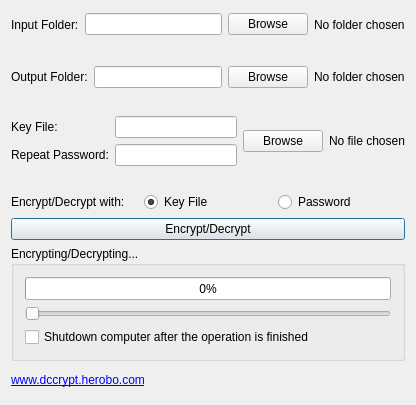
<?xml version="1.0" encoding="UTF-8"?>
<ui version="4.0">
 <class>FolderEncryptDecryptDialog</class>
 <widget class="QDialog" name="FolderEncryptDecryptDialog">
  <property name="enabled">
   <bool>true</bool>
  </property>
  <property name="geometry">
   <rect>
    <x>0</x>
    <y>0</y>
    <width>416</width>
    <height>405</height>
   </rect>
  </property>
  <property name="sizePolicy">
   <sizepolicy hsizetype="Preferred" vsizetype="Preferred">
    <horstretch>0</horstretch>
    <verstretch>0</verstretch>
   </sizepolicy>
  </property>
  <property name="minimumSize">
   <size>
    <width>312</width>
    <height>0</height>
   </size>
  </property>
  <property name="windowTitle">
   <string>Encrypt Folder</string>
  </property>
  <property name="windowIcon">
   <iconset resource="resources.qrc">
    <normaloff>:/images/resources/images/DCCrypt_Logo.png</normaloff>:/images/resources/images/DCCrypt_Logo.png</iconset>
  </property>
  <property name="toolTip">
   <string/>
  </property>
  <property name="styleSheet">
   <string notr="true"/>
  </property>
  <property name="locale">
   <locale language="English" country="UnitedStates"/>
  </property>
  <layout class="QVBoxLayout" name="verticalLayout_4">
   <item>
    <layout class="QHBoxLayout" name="horizontalLayout">
     <item>
      <widget class="QLabel" name="inputLabel">
       <property name="toolTip">
        <string>The folder that will be encrypted/decrypted.
But notice, that only the content will be encrypted/decrypted and not the folder it self.</string>
       </property>
       <property name="text">
        <string>Input Folder:</string>
       </property>
      </widget>
     </item>
     <item>
      <widget class="QLineEdit" name="inputLineEdit">
       <property name="toolTip">
        <string>The folder that will be encrypted/decrypted.
But notice, that only the content will be encrypted/decrypted and not the folder it self.</string>
       </property>
      </widget>
     </item>
     <item>
      <widget class="QPushButton" name="browseInputButton">
       <property name="toolTip">
        <string>The folder that will be encrypted/decrypted.
But notice, that only the content will be encrypted/decrypted and not the folder it self.</string>
       </property>
       <property name="text">
        <string>Browse</string>
       </property>
      </widget>
     </item>
     <item>
      <widget class="QLabel" name="inputFolderStatusLabel">
       <property name="text">
        <string>No folder chosen</string>
       </property>
      </widget>
     </item>
    </layout>
   </item>
   <item>
    <spacer name="verticalSpacer">
     <property name="orientation">
      <enum>Qt::Vertical</enum>
     </property>
     <property name="sizeType">
      <enum>QSizePolicy::Preferred</enum>
     </property>
     <property name="sizeHint" stdset="0">
      <size>
       <width>20</width>
       <height>20</height>
      </size>
     </property>
    </spacer>
   </item>
   <item>
    <layout class="QHBoxLayout" name="horizontalLayout_2">
     <item>
      <widget class="QLabel" name="outputLabel">
       <property name="toolTip">
        <string>The folder that will be the product of the operation.</string>
       </property>
       <property name="text">
        <string>Output Folder:</string>
       </property>
      </widget>
     </item>
     <item>
      <widget class="QLineEdit" name="outputLineEdit">
       <property name="toolTip">
        <string>The folder that will be the product of the operation.</string>
       </property>
      </widget>
     </item>
     <item>
      <widget class="QPushButton" name="browseOutputButton">
       <property name="toolTip">
        <string>The folder that will be the product of the operation.</string>
       </property>
       <property name="text">
        <string>Browse</string>
       </property>
      </widget>
     </item>
     <item>
      <widget class="QLabel" name="outputFolderStatusLabel">
       <property name="text">
        <string>No folder chosen</string>
       </property>
      </widget>
     </item>
    </layout>
   </item>
   <item>
    <spacer name="verticalSpacer_2">
     <property name="orientation">
      <enum>Qt::Vertical</enum>
     </property>
     <property name="sizeType">
      <enum>QSizePolicy::Preferred</enum>
     </property>
     <property name="sizeHint" stdset="0">
      <size>
       <width>20</width>
       <height>20</height>
      </size>
     </property>
    </spacer>
   </item>
   <item>
    <layout class="QHBoxLayout" name="horizontalLayout_3">
     <item>
      <layout class="QVBoxLayout" name="verticalLayout_3">
       <item>
        <widget class="QLabel" name="keyLabel">
         <property name="toolTip">
          <string>The file that will be used to encrypt/decrypt (the content of) the &quot;Input Folder&quot;.</string>
         </property>
         <property name="text">
          <string>Key File:</string>
         </property>
         <property name="alignment">
          <set>Qt::AlignLeading|Qt::AlignLeft|Qt::AlignVCenter</set>
         </property>
        </widget>
       </item>
       <item>
        <widget class="QLabel" name="repeatPasswordLabel">
         <property name="toolTip">
          <string>The password that will be used to encrypt/decrypt (the content of) the &quot;Input Folder&quot;.</string>
         </property>
         <property name="text">
          <string>Repeat Password:</string>
         </property>
        </widget>
       </item>
      </layout>
     </item>
     <item>
      <layout class="QVBoxLayout" name="verticalLayout_2">
       <item>
        <widget class="QLineEdit" name="keyLineEdit">
         <property name="toolTip">
          <string>The file that will be used to encrypt/decrypt (the content of) the &quot;Input Folder&quot;</string>
         </property>
        </widget>
       </item>
       <item>
        <widget class="QLineEdit" name="repeatPasswordEdit">
         <property name="toolTip">
          <string>The password that will be used to encrypt/decrypt (the content of) the &quot;Input Folder&quot;.</string>
         </property>
        </widget>
       </item>
      </layout>
     </item>
     <item>
      <widget class="QPushButton" name="browseKeyButton">
       <property name="toolTip">
        <string>The file that will be used to encrypt/decrypt (the content of) the &quot;Input Folder&quot;.</string>
       </property>
       <property name="text">
        <string>Browse</string>
       </property>
      </widget>
     </item>
     <item>
      <widget class="QLabel" name="keyFileStatusLabel">
       <property name="text">
        <string>No file chosen</string>
       </property>
      </widget>
     </item>
    </layout>
   </item>
   <item>
    <spacer name="verticalSpacer_3">
     <property name="orientation">
      <enum>Qt::Vertical</enum>
     </property>
     <property name="sizeType">
      <enum>QSizePolicy::Preferred</enum>
     </property>
     <property name="sizeHint" stdset="0">
      <size>
       <width>20</width>
       <height>20</height>
      </size>
     </property>
    </spacer>
   </item>
   <item>
    <layout class="QHBoxLayout" name="horizontalLayout_4">
     <item>
      <widget class="QLabel" name="encryptWithLabel">
       <property name="toolTip">
        <string>Choose if you want to encrypt/decrypt the (content of the) folder with a &quot;Key File&quot; or a password.</string>
       </property>
       <property name="text">
        <string>Encrypt/Decrypt with:</string>
       </property>
      </widget>
     </item>
     <item>
      <widget class="QRadioButton" name="keyFileRadioButton">
       <property name="toolTip">
        <string>Encrypt/Decrypt with a &quot;Key File&quot;.</string>
       </property>
       <property name="text">
        <string>Key File</string>
       </property>
       <property name="checked">
        <bool>true</bool>
       </property>
      </widget>
     </item>
     <item>
      <widget class="QRadioButton" name="passwordRadioButton">
       <property name="toolTip">
        <string>Encrypt/Decrypt with a password.</string>
       </property>
       <property name="text">
        <string>Password</string>
       </property>
      </widget>
     </item>
    </layout>
   </item>
   <item>
    <widget class="QPushButton" name="startButton">
     <property name="text">
      <string>Encrypt/Decrypt</string>
     </property>
     <property name="default">
      <bool>true</bool>
     </property>
    </widget>
   </item>
   <item>
    <widget class="QGroupBox" name="progressGroupBox">
     <property name="sizePolicy">
      <sizepolicy hsizetype="Preferred" vsizetype="Preferred">
       <horstretch>0</horstretch>
       <verstretch>0</verstretch>
      </sizepolicy>
     </property>
     <property name="minimumSize">
      <size>
       <width>0</width>
       <height>0</height>
      </size>
     </property>
     <property name="baseSize">
      <size>
       <width>0</width>
       <height>0</height>
      </size>
     </property>
     <property name="mouseTracking">
      <bool>false</bool>
     </property>
     <property name="locale">
      <locale language="English" country="UnitedStates"/>
     </property>
     <property name="title">
      <string>Encrypting/Decrypting...</string>
     </property>
     <property name="flat">
      <bool>false</bool>
     </property>
     <layout class="QVBoxLayout" name="verticalLayout">
      <item>
       <widget class="QProgressBar" name="progressBar">
        <property name="enabled">
         <bool>true</bool>
        </property>
        <property name="minimumSize">
         <size>
          <width>0</width>
          <height>23</height>
         </size>
        </property>
        <property name="minimum">
         <number>0</number>
        </property>
        <property name="maximum">
         <number>100</number>
        </property>
        <property name="value">
         <number>0</number>
        </property>
        <property name="textVisible">
         <bool>true</bool>
        </property>
        <property name="invertedAppearance">
         <bool>false</bool>
        </property>
       </widget>
      </item>
      <item>
       <widget class="QSlider" name="stopSlider">
        <property name="toolTip">
         <string>Slide to the right to cancel the operation.</string>
        </property>
        <property name="maximum">
         <number>100</number>
        </property>
        <property name="orientation">
         <enum>Qt::Horizontal</enum>
        </property>
       </widget>
      </item>
      <item>
       <widget class="QCheckBox" name="shutdownCheckBox">
        <property name="text">
         <string>Shutdown computer after the operation is finished</string>
        </property>
       </widget>
      </item>
     </layout>
    </widget>
   </item>
   <item>
    <widget class="QLabel" name="label_2">
     <property name="toolTip">
      <string>Visit our website.</string>
     </property>
     <property name="text">
      <string>&lt;!DOCTYPE HTML PUBLIC &quot;-//W3C//DTD HTML 4.0//EN&quot; &quot;http://www.w3.org/TR/REC-html40/strict.dtd&quot;&gt;
&lt;html&gt;&lt;head&gt;&lt;meta name=&quot;qrichtext&quot; content=&quot;1&quot; /&gt;&lt;style type=&quot;text/css&quot;&gt;
p, li { white-space: pre-wrap; }
&lt;/style&gt;&lt;/head&gt;&lt;body style=&quot; font-family:'Droid Sans'; font-size:9pt; font-weight:400; font-style:normal;&quot;&gt;
&lt;p style=&quot; margin-top:0px; margin-bottom:0px; margin-left:0px; margin-right:0px; -qt-block-indent:0; text-indent:0px;&quot;&gt;&lt;a href=&quot;http://www.dccrypt.herobo.com&quot;&gt;&lt;span style=&quot; text-decoration: underline; color:#0000ff;&quot;&gt;www.dccrypt.herobo.com&lt;/span&gt;&lt;/a&gt;&lt;/p&gt;&lt;/body&gt;&lt;/html&gt;</string>
     </property>
     <property name="openExternalLinks">
      <bool>true</bool>
     </property>
    </widget>
   </item>
  </layout>
 </widget>
 <layoutdefault spacing="6" margin="11"/>
 <tabstops>
  <tabstop>inputLineEdit</tabstop>
  <tabstop>browseInputButton</tabstop>
  <tabstop>outputLineEdit</tabstop>
  <tabstop>browseOutputButton</tabstop>
  <tabstop>keyLineEdit</tabstop>
  <tabstop>repeatPasswordEdit</tabstop>
  <tabstop>browseKeyButton</tabstop>
  <tabstop>keyFileRadioButton</tabstop>
  <tabstop>passwordRadioButton</tabstop>
  <tabstop>startButton</tabstop>
  <tabstop>shutdownCheckBox</tabstop>
 </tabstops>
 <resources>
  <include location="resources.qrc"/>
 </resources>
 <connections/>
</ui>
